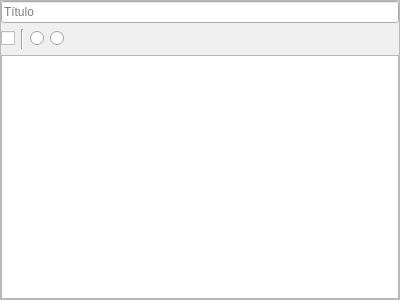
<?xml version="1.0" encoding="UTF-8"?>
<ui version="4.0">
 <class>ReminderView</class>
 <widget class="QFrame" name="ReminderView">
  <property name="geometry">
   <rect>
    <x>0</x>
    <y>0</y>
    <width>400</width>
    <height>300</height>
   </rect>
  </property>
  <property name="windowTitle">
   <string>Frame</string>
  </property>
  <property name="frameShape">
   <enum>QFrame::StyledPanel</enum>
  </property>
  <property name="frameShadow">
   <enum>QFrame::Raised</enum>
  </property>
  <layout class="QVBoxLayout" name="verticalLayout">
   <property name="leftMargin">
    <number>0</number>
   </property>
   <property name="topMargin">
    <number>0</number>
   </property>
   <property name="rightMargin">
    <number>0</number>
   </property>
   <property name="bottomMargin">
    <number>0</number>
   </property>
   <item>
    <widget class="QLineEdit" name="editTitle">
     <property name="placeholderText">
      <string>Título</string>
     </property>
     <property name="clearButtonEnabled">
      <bool>false</bool>
     </property>
    </widget>
   </item>
   <item>
    <layout class="QHBoxLayout" name="horizontalLayout">
     <item>
      <widget class="QCheckBox" name="buttonUppercase">
       <property name="text">
        <string/>
       </property>
       <property name="icon">
        <iconset resource="icons.qrc">
         <normaloff>:/icons/res/uppercase.png</normaloff>:/icons/res/uppercase.png</iconset>
       </property>
       <property name="iconSize">
        <size>
         <width>24</width>
         <height>24</height>
        </size>
       </property>
       <property name="checked">
        <bool>false</bool>
       </property>
       <property name="tristate">
        <bool>true</bool>
       </property>
      </widget>
     </item>
     <item>
      <widget class="Line" name="line">
       <property name="orientation">
        <enum>Qt::Vertical</enum>
       </property>
      </widget>
     </item>
     <item>
      <widget class="QRadioButton" name="buttonFontBig">
       <property name="text">
        <string/>
       </property>
       <property name="icon">
        <iconset resource="icons.qrc">
         <normaloff>:/icons/res/text.png</normaloff>:/icons/res/text.png</iconset>
       </property>
       <property name="iconSize">
        <size>
         <width>24</width>
         <height>24</height>
        </size>
       </property>
      </widget>
     </item>
     <item>
      <widget class="QRadioButton" name="buttonFontSmall">
       <property name="text">
        <string/>
       </property>
       <property name="icon">
        <iconset resource="icons.qrc">
         <normaloff>:/icons/res/text.png</normaloff>:/icons/res/text.png</iconset>
       </property>
       <property name="iconSize">
        <size>
         <width>16</width>
         <height>16</height>
        </size>
       </property>
      </widget>
     </item>
     <item>
      <spacer name="horizontalSpacer">
       <property name="orientation">
        <enum>Qt::Horizontal</enum>
       </property>
       <property name="sizeHint" stdset="0">
        <size>
         <width>40</width>
         <height>20</height>
        </size>
       </property>
      </spacer>
     </item>
    </layout>
   </item>
   <item>
    <widget class="QPlainTextEdit" name="editMessage">
     <property name="documentTitle">
      <string/>
     </property>
     <property name="plainText">
      <string/>
     </property>
     <property name="backgroundVisible">
      <bool>false</bool>
     </property>
     <property name="centerOnScroll">
      <bool>false</bool>
     </property>
     <property name="placeholderText">
      <string>Mensagem</string>
     </property>
    </widget>
   </item>
  </layout>
 </widget>
 <resources>
  <include location="icons.qrc"/>
 </resources>
 <connections/>
</ui>
